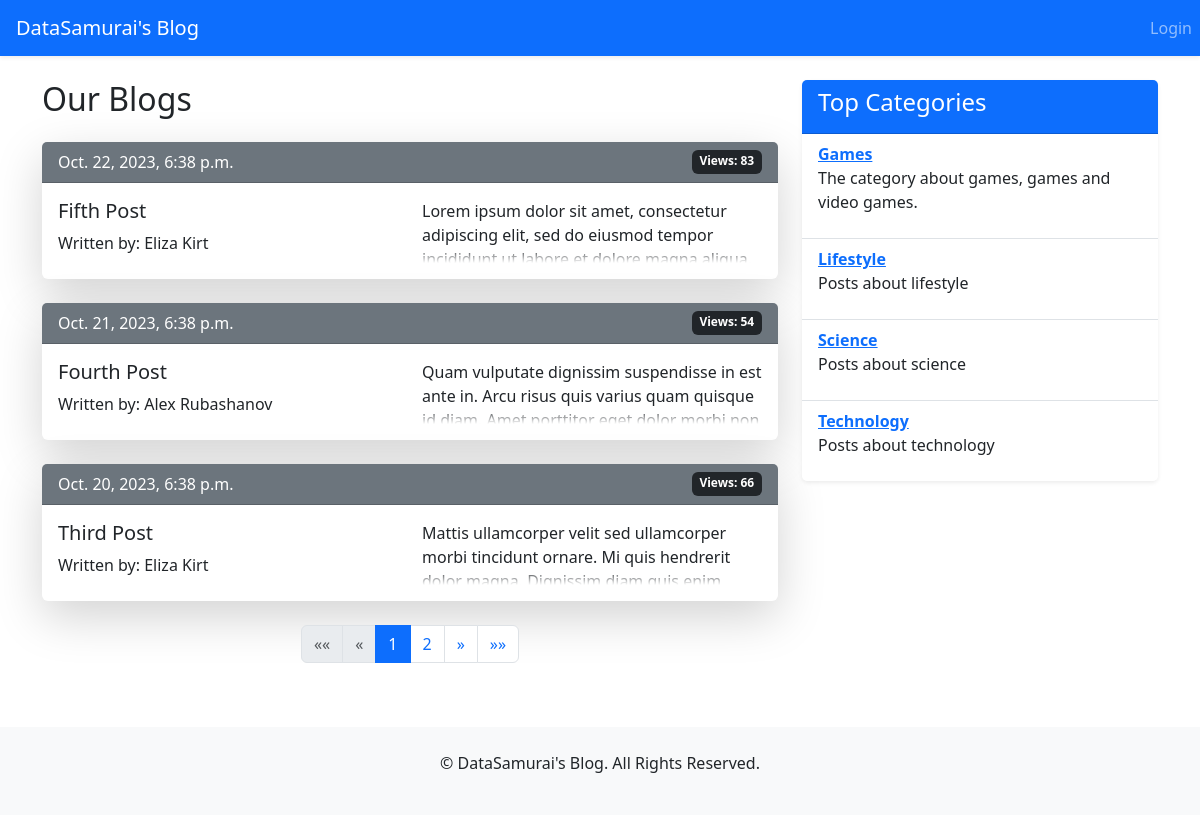
Before: /blog/ with the older database file.
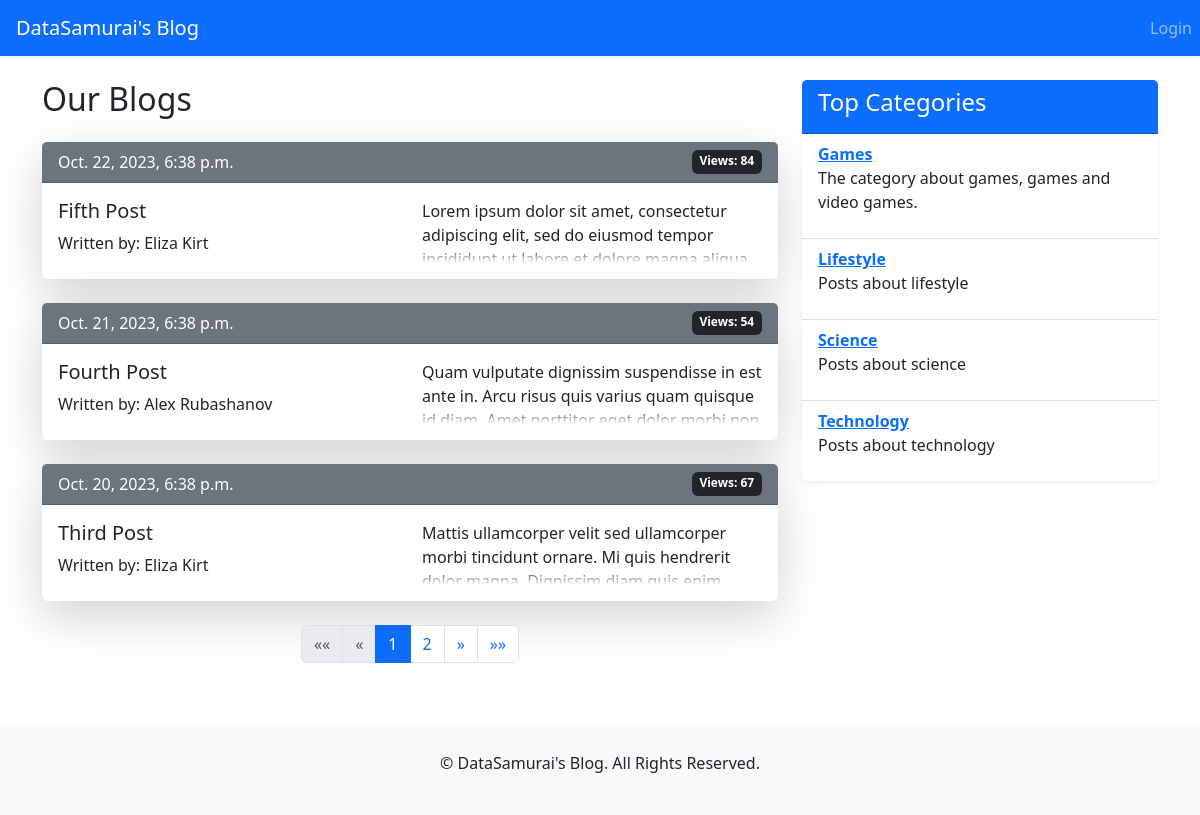
After: the same page with the newer database file.
### posts/models.py (models this page shows, shortened)
class Post(models.Model):
    title = models.CharField(max_length=50, unique=True)
    content = RichTextField()
    category = models.ForeignKey('Category', on_delete=models.SET_NULL, null=True)
    date_published = models.DateTimeField(auto_now_add=True)
    date_edited = models.DateTimeField(auto_now=True)
    views = models.PositiveIntegerField(default=0)
    author = models.ForeignKey(settings.AUTH_USER_MODEL, on_delete=models.SET_NULL, null=True)
    is_published = models.BooleanField(default=False)
    class Meta:
        ordering = ['-date_published']

### posts/views.py (the view)
# urls.py: path('', views.PostListView.as_view(), name='post_list'),
class PostListView(ListView):
    model = Post
    template_name = 'posts/post_list.html'
    context_object_name = 'posts'
    paginate_by = 3
    def get_queryset(self):
        return Post.objects.filter(is_published=True)
    def get_context_data(self, *, object_list=None, **kwargs):
        context = super().get_context_data(**kwargs)
        context['categories'] = Category.objects.all()
        return context

### templates/posts/post_list.html (shortened to what the changed rows need)
{% extends 'base.html' %}
{% block page_content %}
    <div class="row mt-4">
        <div class="col-md-8">
            <h2 class="mb-4">Our Blogs</h2>
            {% for post in posts %}
                <div class="card mb-4 border-0 shadow-lg">
                    <div class="card-header bg-secondary text-white d-flex justify-content-between">
                        <span>{{ post.date_published }}</span>
                        <span class="badge bg-dark">Views: {{ post.views }}</span>
                    </div>
                    <div class="card-body">
                        <div class="row">
                            <div class="col-md-6">
                                <h5 class="card-title">
                                    <a href="{% url 'post_detail' post.id %}" class="text-dark text-decoration-none">
                                        {{ post.title }}
                                    </a>
                                </h5>
                                <p class="card-text">Written
                                    by: {{ post.author.first_name }} {{ post.author.last_name }}</p>
                            </div>
                            <div class="col-md-6">
                                <div class="fade-out">
                                    {{ post.content|safe }}
                                </div>
                            </div>
                        </div>
                    </div>
                </div>
            {% endfor %}
        </div>
    </div>
{% endblock %}

Changed rows visible on the page:
changed Post "Fifth Post": views "83" → "84"
changed Post "Third Post": views "66" → "67"
